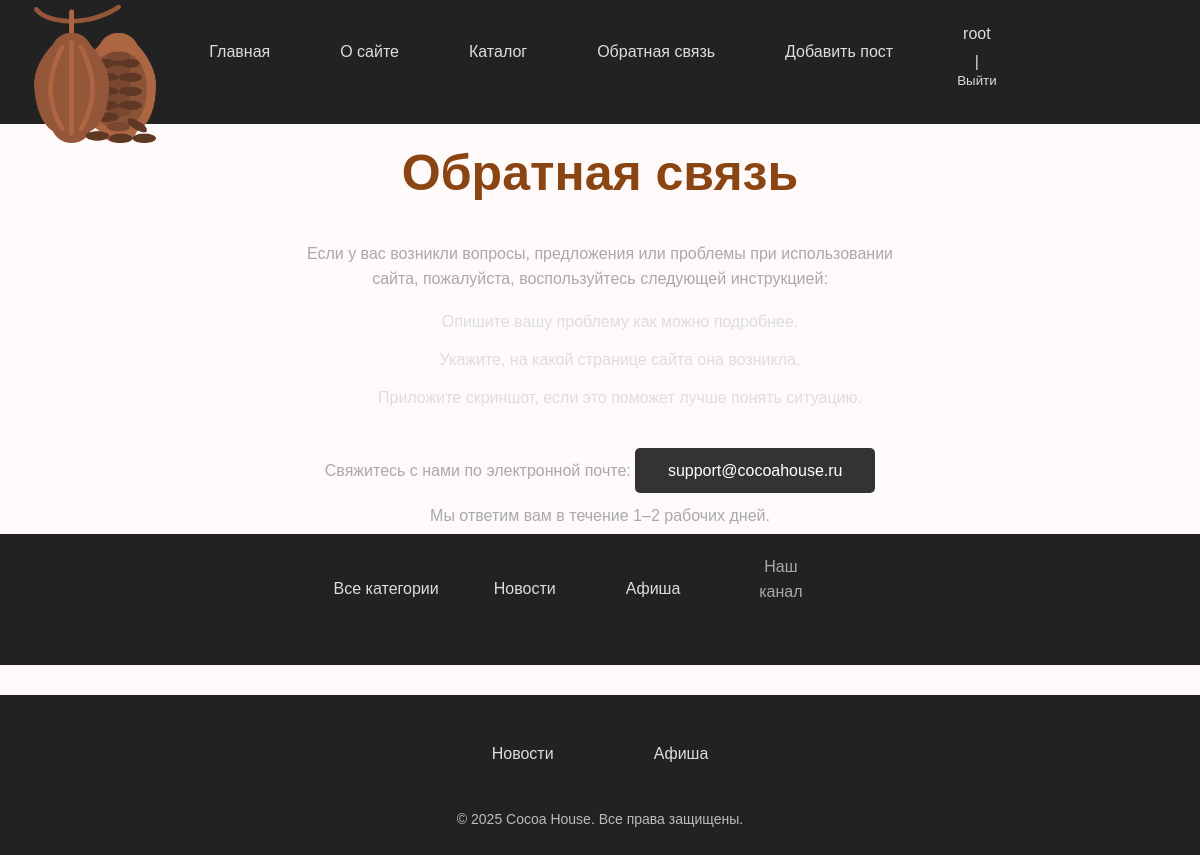
Page /contact/ (signed in) on the committed database.
### users/models.py (models this page shows)
class User(AbstractUser):
 photo = models.ImageField(upload_to="users/%Y/%m/%d/",blank=True, null=True, verbose_name="Фотография")
 date_birth = models.DateTimeField(blank=True,null=True, verbose_name="Дата рождения")

### cocoa/models.py (models this page shows, shortened)
class Category(models.Model):
 name = models.CharField(max_length=100, db_index=True, verbose_name="Категория")
 slug = models.SlugField(max_length=255, unique=True, db_index=True)
 class Meta:
  verbose_name = 'Категория'
  verbose_name_plural = 'Категории'

### cocoa/views.py (the view)
# urls.py: path('contact/', views.contact, name='contact'),
@permission_required(perm='cocoa.view_cocoa', raise_exception=True)
def contact(request):
    return render(request, 'cocoa/contact.html', {
        'title': 'Обратная связь'
    })

### cocoa/templatetags/cocoa_tags.py (called while the page is built)
@register.simple_tag(name='getcats')
def get_categories():
 return Category.objects.all()

@register.inclusion_tag('cocoa/list_categories.html')
def show_categories(cat_selected_id=0):
 cats = Category.objects.all()
 return {"cats": cats, "cat_selected":cat_selected_id}

@register.inclusion_tag('cocoa/list_tags.html')
def show_all_tags():
 return {"tags": TagPost.objects.all()}

@register.simple_tag
def get_menu():
 return views.main_menu

### users/context_processors.py (called while the page is built)
def get_cocoa_context(request):
 return {'mainmenu': main_menu}

### cocoa/templates/cocoa/contact.html
{% extends "base.html" %}
{% load static %}
{% block content %}
<h1>Обратная связь</h1>
<p>Если у вас возникли вопросы, предложения или проблемы при использовании сайта, пожалуйста, воспользуйтесь следующей инструкцией:</p>
<ol>
    <li>Опишите вашу проблему как можно подробнее.</li>
    <li>Укажите, на какой странице сайта она возникла.</li>
    <li>Приложите скриншот, если это поможет лучше понять ситуацию.</li>
</ol>
<p>Свяжитесь с нами по электронной почте: <a href="mailto:support@cocoahouse.ru">support@cocoahouse.ru</a></p>
<p>Мы ответим вам в течение 1–2 рабочих дней.</p>
{% endblock %}

### templates/base.html (shortened to what this page needs)
<!DOCTYPE html>
{% load static %}
{% load cocoa_tags %}
{% load menu_tags %}
{% getcats as categories %}
{% get_menu as main_menu %}
<html>
<head>
    <link type="text/css" href="{% static 'cocoa/css/styles.css' %}" rel="stylesheet" />
</head>
<body>
<div class="header">
   <ul id="mainmenu" class="mainmenu">
    <li class="logo">
        <a href="{% url 'home' %}">
            <img src="{% static 'cocoa/images/cocoa.png' %}" alt="Логотип" class="logo">
        </a>
    </li>
    <li><a href="{% url 'home' %}">Главная</a></li>
    {% for m in mainmenu %}
        <li><a href="{% url m.url_name %}">{{ m.title }}</a></li>
    {% endfor %}
    {% if user.is_authenticated %}
        <li class="last">
            <a href="{% url 'users:profile' %}">{{ user.username }}</a> |
            <form action="{% url 'users:logout' %}" method="post" style="display:inline;">
                <button type="submit" style="background:none; border:none; padding:0; color:#ddd; cursor:pointer;">
                    Выйти
                </button>
            </form>
        </li>
    {% else %}
        <li class="last">
            <a href="{% url 'users:login' %}">Войти</a> |
            <a href="{% url 'users:register' %}">Регистрация</a>
        </li>
    {% endif %}
</ul>
</div>
{% block content %}
{% endblock %}
<td valign="top" class="left-chapters">
    <ul id="leftchapters">
        {% if cat_selected == 0 or cat_selected is None %}
            <li class="selected">Все категории</li>
        {% else %}
            <li><a href="{% url 'home' %}">Все категории</a></li>
        {% endif %}
        {% show_categories cat_selected_id=cat_selected %}
        <li class="share">
            <p>Наш канал</p>
            <a class="share-yt" href="..." target="_blank" rel="nofollow"></a>
        </li>
        <li>{% show_all_tags %}</li>
    </ul>
</td>
<footer class="footer">
    <div class="footer-container">
        <ul class="footer-categories">
            {% for cat in categories %}
                <li><a href="{% url 'category' cat.id %}">{{ cat.name }}</a></li>
            {% endfor %}
        </ul>
        <p>&copy; 2025 Cocoa House. Все права защищены.</p>
    </div>
</footer>
</body>
</html>

### cocoa/templates/cocoa/list_categories.html
{% for cat in cats %}
 {% if cat.id == cat_selected %}
 <li
class="selected">{{cat.name}}</li>
 {% else %}
 <li><a href="{{ cat.get_absolute_url
}}">{{cat.name}}</a></li>
 {% endif %}
{% endfor %}

### cocoa/static/cocoa/css/styles.css (style rules this page uses)
body { font-family: Arial, sans-serif; background-color: #FFFAFA; color: #333; margin: 0; padding: 0; }
li { color: #ddd; text-align: center; display: flex; flex-direction: column; align-items: center; justify-content: center; margin-bottom: 20px; }
form { max-width: 600px; margin: 0 auto; }
ul { list-style: none; padding: 0; margin: 0; background-color: #222; overflow: hidden; display: flex; justify-content: center; }
ul li { padding: 15px 20px; }
ul li a { color: #ddd; text-decoration: none; transition: color 0.3s; display: block; padding: 10px 15px; }
h1 { text-align: center; margin-top: 20px; color: #8B4513; font-size: 50px; }
p { text-align: center; line-height: 1.6; padding: 5px; color: #A9A9A9; width: 80%; max-width: 600px; margin: 0 auto; }
p a { display: inline-block; background-color: #333; color: #fff; padding: 10px 20px; text-decoration: none; border-radius: 5px; transition: background-color 0.3s; width: 200px; text-align: center; margin-top: 10px; margin: auto; }
.logo { position: absolute; top: 0px; left: 10px; width: 150px; height: auto; z-index: 10; }
body { font-family: Arial, sans-serif; background-color: #FFFAFA; color: #333; margin: 0; padding: 0; display: flex; flex-direction: column; min-height: 100vh; }
.footer { background-color: #222; color: #fff; text-align: center; padding: 20px 0; margin-top: 30px; }
.footer-container { max-width: 1000px; margin: 0 auto; }
.footer-categories { list-style: none; padding: 0; margin: 0; display: flex; justify-content: center; flex-wrap: wrap; }
.footer-categories li { margin: 5px 15px; }
.footer-categories li a { color: #ddd; text-decoration: none; font-size: 16px; transition: color 0.3s; }
.footer p { margin-top: 10px; font-size: 14px; color: #bbb; }

### rows in the picture
User: username "root"
Category: name "Новости"
Category: name "Афиша"

### other values in the picture
{{ m.title }} "О сайте" "Каталог" "Обратная связь" "Добавить пост"
